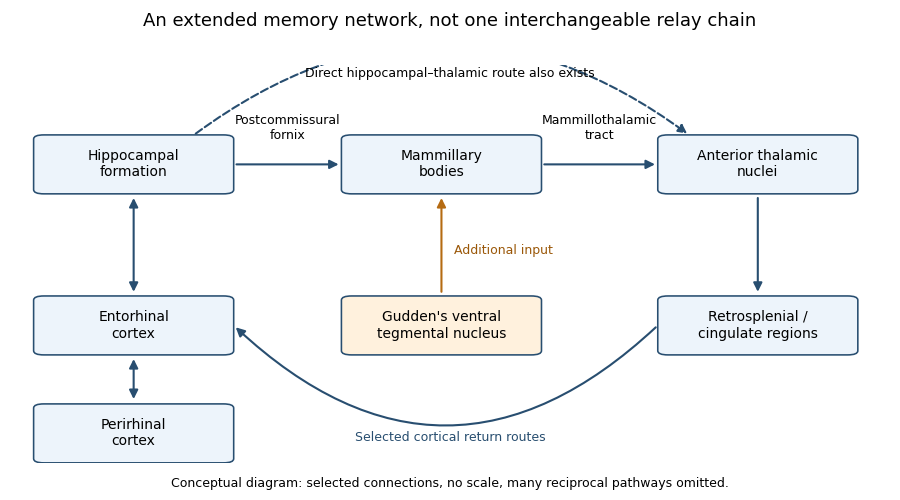

Reproduce this figure in Python.
"""Original conceptual schematic; Python 3.14.4 / Matplotlib 3.10.7.

Uses existing project dependencies. Outputs the matching PNG into the CWD.
Selected connections only: this is not an anatomical tracing or measured data.
"""
from pathlib import Path
import matplotlib
matplotlib.use('Agg')
import matplotlib.pyplot as plt
from matplotlib.patches import FancyArrowPatch, FancyBboxPatch

plt.rcParams.update({'font.family': 'DejaVu Sans', 'font.size': 10})
fig, ax = plt.subplots(figsize=(9, 5), dpi=100, facecolor='white')
fig.subplots_adjust(left=.025, right=.975, bottom=.075, top=.87)
ax.set(xlim=(0, 1), ylim=(-.10, 1.06))
ax.axis('off')
nodes = {
    'H': (.13, .77, 'Hippocampal\nformation'),
    'M': (.49, .77, 'Mammillary\nbodies'),
    'A': (.86, .77, 'Anterior thalamic\nnuclei'),
    'E': (.13, .30, 'Entorhinal\ncortex'),
    'R': (.86, .30, 'Retrosplenial /\ncingulate regions'),
    'G': (.49, .30, "Gudden's ventral\ntegmental nucleus"),
    'P': (.13, -.015, 'Perirhinal\ncortex'),
}
for key, (x, y, label) in nodes.items():
    ax.add_patch(FancyBboxPatch((x-.105, y-.074), .21, .148,
        boxstyle='round,pad=.012', facecolor='#edf4fb' if key!='G' else '#fff1dd',
        edgecolor='#284e70', linewidth=1.15, zorder=3))
    ax.text(x, y, label, ha='center', va='center', zorder=4)

def arrow(start, end, *, color='#284e70', style='-|>', rad=0, dashed=False):
    ax.add_patch(FancyArrowPatch(start, end, arrowstyle=style,
        connectionstyle=f'arc3,rad={rad}', mutation_scale=13,
        linewidth=1.5, color=color, linestyle='--' if dashed else '-', zorder=2))

arrow((.247,.77),(.373,.77))
ax.text(.31,.875,'Postcommissural\nfornix',ha='center',va='center',fontsize=9)
arrow((.607,.77),(.743,.77))
ax.text(.675,.875,'Mammillothalamic\ntract',ha='center',va='center',fontsize=9)
arrow((.86,.68),(.86,.39))
arrow((.743,.30),(.247,.30),rad=-.47)
ax.text(.50,-.038,'Selected cortical return routes',ha='center',fontsize=9,color='#284e70')
arrow((.13,.39),(.13,.68),style='<|-|>')
arrow((.13,.077),(.13,.21),style='<|-|>')
arrow((.49,.39),(.49,.68),color='#b56b12')
ax.text(.505,.52,'Additional input',ha='left',va='center',color='#9b5809',fontsize=9)
arrow((.20,.855),(.78,.855),rad=-.37,dashed=True)
ax.text(.50,1.025,'Direct hippocampal–thalamic route also exists',ha='center',fontsize=9)
fig.suptitle('An extended memory network, not one interchangeable relay chain',y=.975,fontsize=13)
fig.text(.5,.025,'Conceptual diagram: selected connections, no scale, many reciprocal pathways omitted.',ha='center',fontsize=9)
fig.savefig(Path.cwd() / (Path(__file__).stem+'.png'),dpi=100,facecolor='white',transparent=False,
    metadata={'Software':'Matplotlib','Description':'Original conceptual memory-network schematic'})
plt.close(fig)
